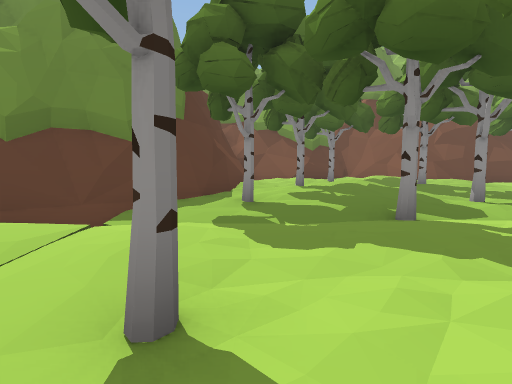
view 1 (above)

22 first-person views from a walk through a scene from a Unity 3-D project. The camera is 1.4 m above the floor, tilts 6° down and sees 85° across. The floor is counted in squares, 2 m on a side. Each view is taken from the middle of a square. On the plan, view 1 faces up. The plan holds only what a view shows up to about 9 squares ahead; the rest is blank. The place goes on beyond the plan. The player character is not drawn.

view 2
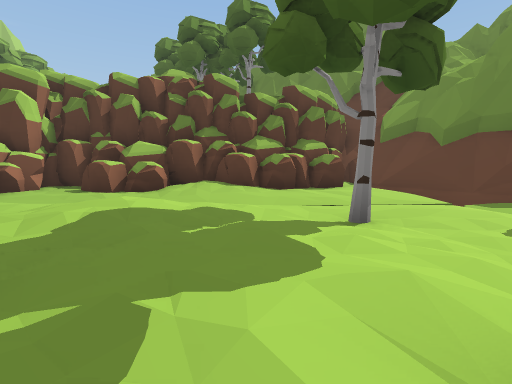

view 3
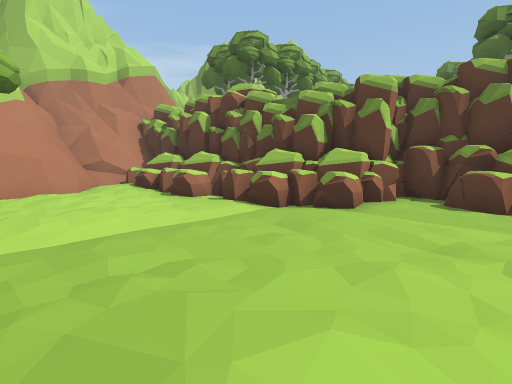

view 4
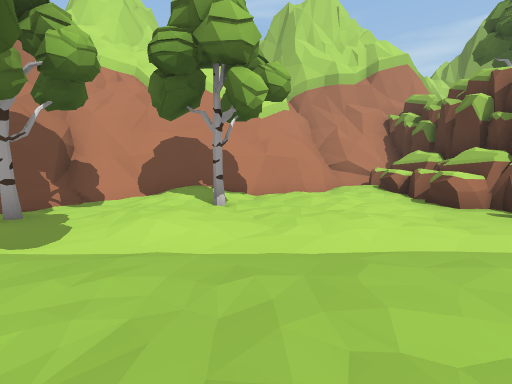

view 5
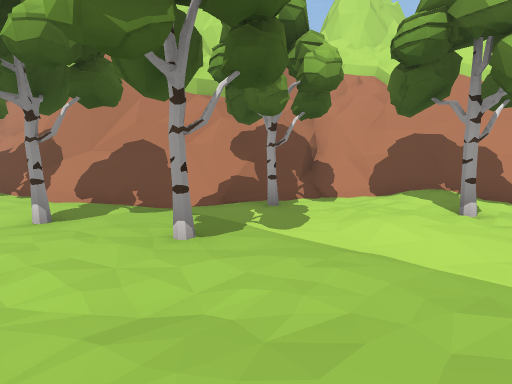

view 6
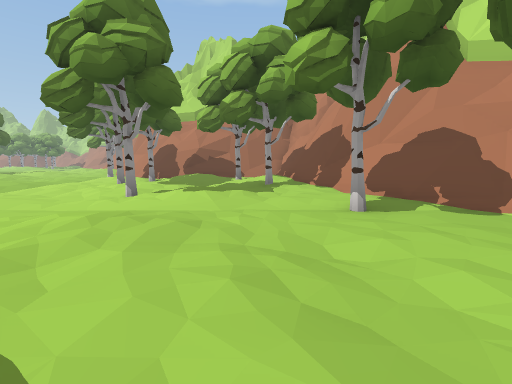

view 7
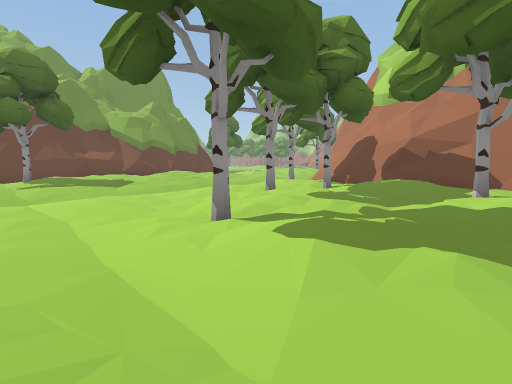

view 8
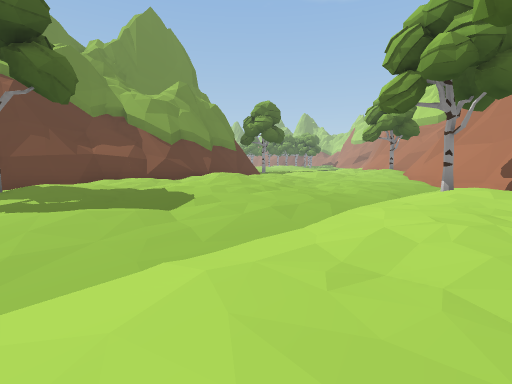

view 9
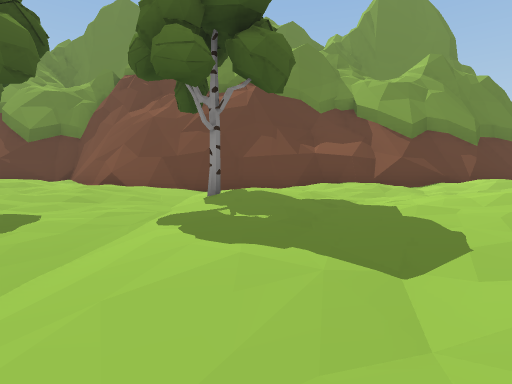

view 10
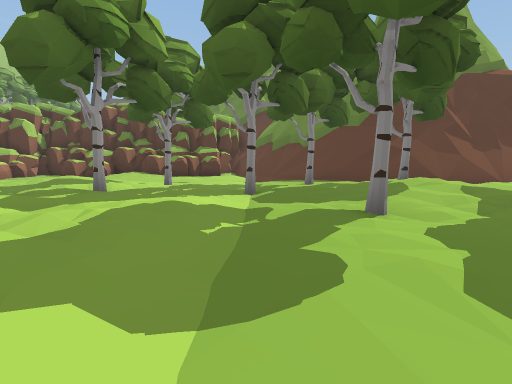

view 11
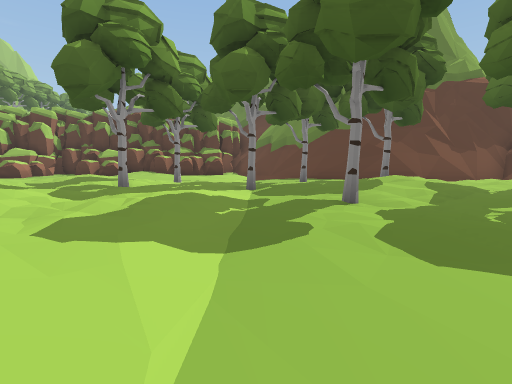

view 12
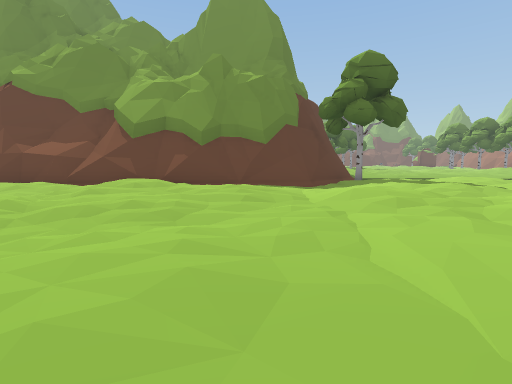

view 13
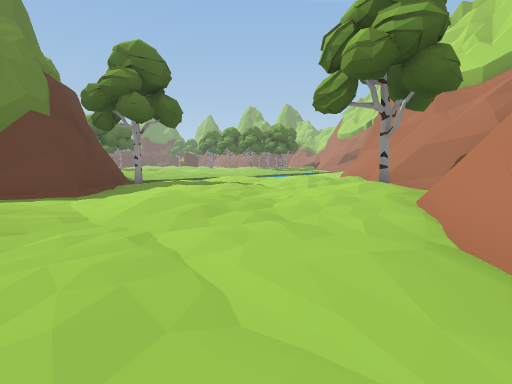

view 14
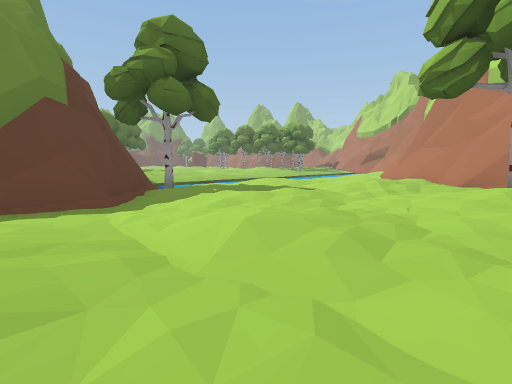

view 15
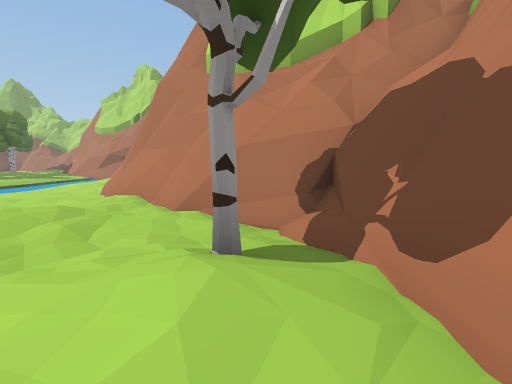

view 16
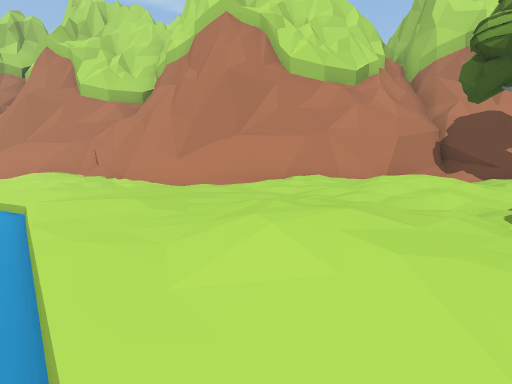

view 17
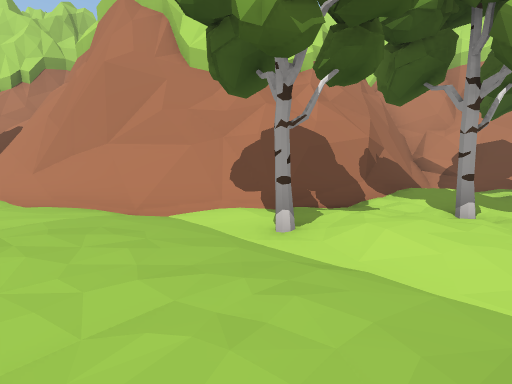

view 18
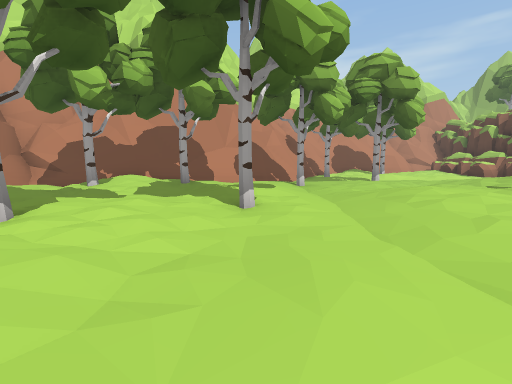

view 19
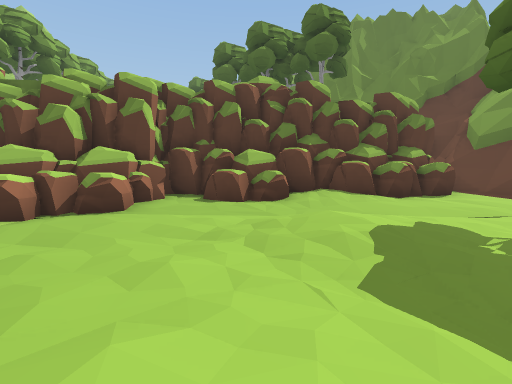

view 20
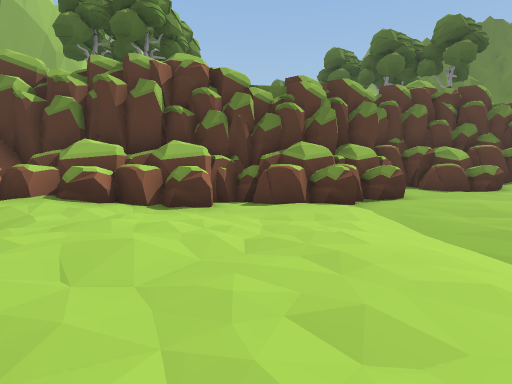

view 21
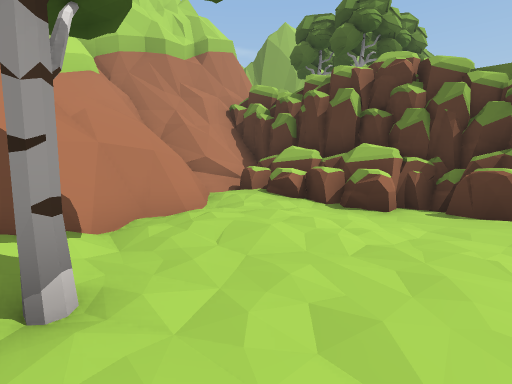

view 22
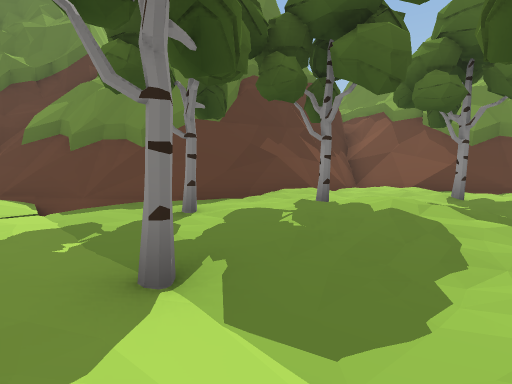

### Floor plan
Key: @ floor where view 1 was taken; # wall or solid block; . main floor; : floor 0.25 m higher than the main floor; - floor 0.25 m lower than the main floor; + floor 0.5 m higher than the main floor; _ floor 0.5 m lower than the main floor; / step, stairs or slope; = window, fence, low wall or low ledge; T tree; O other object.
Columns run from 6 left of view 1 to 32 right of it. Each row starts with its distance up from view 1.
 15                            #= _________
 14         ##                ##T....-----.
 13        ###=#            ###-...:...---.
 12      #=##..###############-......-.--##
 11      #=::T::.=####:=#=...--.:..:.../###
 10      #/...:+::.-.....+:::-.....+::###
  9      #:....T.:.T::...:....::...:./##
  8      #.T::.....-...::...--...::..##
  7     ##.:::.---.-..:+:.----..:+T.##
  6   ####T.::T-..-....:.--.....#####
  5 ####/.-.......--.-....-.--/###
  4 #===/---T----------------###
  3 #..--.-...:...----...:T.##
  2 OO..---.......----...:.###
  1 OOO.-TT.T...-.---..T.T.#
  0 OOO.--@::-::...-T.::.::#
 -1 OOO.-....  +::.......+:#
 -2 OOO.-::..  .....::..T.=#
 -3 OOO.-...::...-.-..T::./#
 -4 OOO.-..:::.-----..:/####
 -5 OOO.-.-...--..-T./####
 -6 OOOOO.-....-T---###
 -7 OOOOO----------##
 -8  OOOO.-...:..T##
 -9   OOO--......-#
-10   OOOO.::.T.-=#
-11   OO O..:.:/###
-12   OOOO..#####
-13   OOOO:###
-14   OO####
-15    ##

Positions as (right, up) in squares from view 1, and headings:
1: (0, 0), facing up
2: (3, 0), facing left
3: (3, -3), facing down-left
4: (3, -4), facing down
5: (3, -4), facing down-right
6: (4, -3), facing right
7: (8, -3), facing up-right
8: (9, 2), facing up-right
9: (10, 4), facing up
10: (8, 4), facing left
11: (9, 4), facing left
12: (18, 4), facing up
13: (18, 5), facing up-right
14: (18, 7), facing up-right
15: (22, 7), facing right
16: (24, 15), facing down-right
17: (14, 6), facing down-right
18: (10, 4), facing down
19: (3, -3), facing left
20: (4, -9), facing left
21: (4, -8), facing down-left
22: (4, 3), facing up-left
